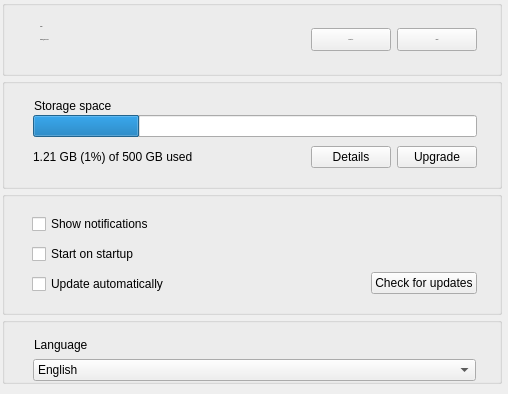
     <widget class="QWidget" name="pAccount">
      <property name="sizePolicy">
       <sizepolicy hsizetype="Preferred" vsizetype="Maximum">
        <horstretch>0</horstretch>
        <verstretch>0</verstretch>
       </sizepolicy>
      </property>
      <property name="minimumSize">
       <size>
        <width>0</width>
        <height>0</height>
       </size>
      </property>
      <layout class="QVBoxLayout" name="verticalLayout_2">
       <property name="spacing">
        <number>0</number>
       </property>
       <property name="leftMargin">
        <number>2</number>
       </property>
       <property name="topMargin">
        <number>0</number>
       </property>
       <property name="rightMargin">
        <number>6</number>
       </property>
       <property name="bottomMargin">
        <number>0</number>
       </property>
       <item>
        <widget class="QGroupBox" name="groupBox_3">
         <property name="sizePolicy">
          <sizepolicy hsizetype="Preferred" vsizetype="Maximum">
           <horstretch>0</horstretch>
           <verstretch>0</verstretch>
          </sizepolicy>
         </property>
         <property name="maximumSize">
          <size>
           <width>16777215</width>
           <height>16777215</height>
          </size>
         </property>
         <property name="font">
          <font>
           <pointsize>-1</pointsize>
          </font>
         </property>
         <property name="styleSheet">
          <string notr="true"/>
         </property>
         <property name="title">
          <string notr="true"/>
         </property>
         <property name="flat">
          <bool>true</bool>
         </property>
         <layout class="QHBoxLayout" name="horizontalLayout_3" stretch="0,0,0,0">
          <property name="spacing">
           <number>6</number>
          </property>
          <property name="leftMargin">
           <number>26</number>
          </property>
          <property name="topMargin">
           <number>16</number>
          </property>
          <property name="rightMargin">
           <number>22</number>
          </property>
          <property name="bottomMargin">
           <number>16</number>
          </property>
          <item>
           <widget class="QPushButton" name="lAccountImage">
            <property name="sizePolicy">
             <sizepolicy hsizetype="Minimum" vsizetype="Preferred">
              <horstretch>0</horstretch>
              <verstretch>0</verstretch>
             </sizepolicy>
            </property>
            <property name="focusPolicy">
             <enum>Qt::NoFocus</enum>
            </property>
            <property name="styleSheet">
             <string notr="true">border: none;</string>
            </property>
            <property name="text">
             <string/>
            </property>
            <property name="icon">
             <iconset resource="../Resources_linux.qrc">
              <normaloff>:/images/Free.png</normaloff>:/images/Free.png</iconset>
            </property>
            <property name="iconSize">
             <size>
              <width>32</width>
              <height>32</height>
             </size>
            </property>
            <property name="flat">
             <bool>true</bool>
            </property>
           </widget>
          </item>
          <item>
           <widget class="QWidget" name="wDetails" native="true">
            <property name="sizePolicy">
             <sizepolicy hsizetype="Preferred" vsizetype="Maximum">
              <horstretch>0</horstretch>
              <verstretch>0</verstretch>
             </sizepolicy>
            </property>
            <property name="minimumSize">
             <size>
              <width>0</width>
              <height>35</height>
             </size>
            </property>
            <property name="maximumSize">
             <size>
              <width>16777215</width>
              <height>35</height>
             </size>
            </property>
            <layout class="QVBoxLayout" name="verticalLayout_6">
             <property name="spacing">
              <number>0</number>
             </property>
             <property name="leftMargin">
              <number>0</number>
             </property>
             <property name="topMargin">
              <number>0</number>
             </property>
             <property name="rightMargin">
              <number>0</number>
             </property>
             <property name="bottomMargin">
              <number>3</number>
             </property>
             <item>
              <widget class="QWidget" name="wAccountDetails" native="true">
               <property name="sizePolicy">
                <sizepolicy hsizetype="Preferred" vsizetype="Maximum">
                 <horstretch>0</horstretch>
                 <verstretch>0</verstretch>
                </sizepolicy>
               </property>
               <property name="minimumSize">
                <size>
                 <width>0</width>
                 <height>0</height>
                </size>
               </property>
               <layout class="QHBoxLayout" name="horizontalLayout_4">
                <property name="spacing">
                 <number>0</number>
                </property>
                <property name="leftMargin">
                 <number>0</number>
                </property>
                <property name="topMargin">
                 <number>0</number>
                </property>
                <property name="rightMargin">
                 <number>0</number>
                </property>
                <property name="bottomMargin">
                 <number>0</number>
                </property>
                <item>
                 <widget class="QLabel" name="lAccountType">
                  <property name="sizePolicy">
                   <sizepolicy hsizetype="Preferred" vsizetype="Maximum">
                    <horstretch>0</horstretch>
                    <verstretch>0</verstretch>
                   </sizepolicy>
                  </property>
                  <property name="focusPolicy">
                   <enum>Qt::StrongFocus</enum>
                  </property>
                  <property name="text">
                   <string>FREE</string>
                  </property>
                 </widget>
                </item>
               </layout>
              </widget>
             </item>
             <item>
              <widget class="QWidget" name="widget_10" native="true">
               <property name="sizePolicy">
                <sizepolicy hsizetype="Preferred" vsizetype="Maximum">
                 <horstretch>0</horstretch>
                 <verstretch>0</verstretch>
                </sizepolicy>
               </property>
               <property name="styleSheet">
                <string notr="true"/>
               </property>
               <layout class="QHBoxLayout" name="horizontalLayout_16">
                <property name="spacing">
                 <number>0</number>
                </property>
                <property name="leftMargin">
                 <number>0</number>
                </property>
                <property name="topMargin">
                 <number>0</number>
                </property>
                <property name="rightMargin">
                 <number>0</number>
                </property>
                <property name="bottomMargin">
                 <number>0</number>
                </property>
                <item>
                 <widget class="QLabel" name="lEmail">
                  <property name="sizePolicy">
                   <sizepolicy hsizetype="Preferred" vsizetype="Maximum">
                    <horstretch>0</horstretch>
                    <verstretch>0</verstretch>
                   </sizepolicy>
                  </property>
                  <property name="minimumSize">
                   <size>
                    <width>0</width>
                    <height>17</height>
                   </size>
                  </property>
                  <property name="focusPolicy">
                   <enum>Qt::StrongFocus</enum>
                  </property>
                  <property name="text">
                   <string notr="true">sample@email.com</string>
                  </property>
                 </widget>
                </item>
                <item>
                 <spacer name="hAccountDetails">
                  <property name="orientation">
                   <enum>Qt::Horizontal</enum>
                  </property>
                  <property name="sizeHint" stdset="0">
                   <size>
                    <width>40</width>
                    <height>0</height>
                   </size>
                  </property>
                 </spacer>
                </item>
               </layout>
              </widget>
             </item>
            </layout>
           </widget>
          </item>
          <item>
           <widget class="QPushButton" name="bExportMasterKey">
            <property name="minimumSize">
             <size>
              <width>0</width>
              <height>23</height>
             </size>
            </property>
            <property name="maximumSize">
             <size>
              <width>16777215</width>
              <height>23</height>
             </size>
            </property>
            <property name="text">
             <string>Export Key</string>
            </property>
           </widget>
          </item>
          <item>
           <widget class="QPushButton" name="bUnlink">
            <property name="sizePolicy">
             <sizepolicy hsizetype="Minimum" vsizetype="Minimum">
              <horstretch>0</horstretch>
              <verstretch>0</verstretch>
             </sizepolicy>
            </property>
            <property name="minimumSize">
             <size>
              <width>0</width>
              <height>23</height>
             </size>
            </property>
            <property name="maximumSize">
             <size>
              <width>16777215</width>
              <height>23</height>
             </size>
            </property>
            <property name="focusPolicy">
             <enum>Qt::StrongFocus</enum>
            </property>
            <property name="styleSheet">
             <string notr="true"/>
            </property>
            <property name="text">
             <string>Logout</string>
            </property>
            <property name="autoDefault">
             <bool>false</bool>
            </property>
            <property name="default">
             <bool>false</bool>
            </property>
           </widget>
          </item>
         </layout>
        </widget>
       </item>
       <item>
        <widget class="QToolButton" name="toolButton">
         <property name="sizePolicy">
          <sizepolicy hsizetype="Preferred" vsizetype="Preferred">
           <horstretch>0</horstretch>
           <verstretch>0</verstretch>
          </sizepolicy>
         </property>
         <property name="minimumSize">
          <size>
           <width>500</width>
           <height>2</height>
          </size>
         </property>
         <property name="maximumSize">
          <size>
           <width>500</width>
           <height>2</height>
          </size>
         </property>
         <property name="focusPolicy">
          <enum>Qt::NoFocus</enum>
         </property>
         <property name="styleSheet">
          <string notr="true">background: transparent;
border: none;</string>
         </property>
         <property name="text">
          <string/>
         </property>
         <property name="icon">
          <iconset resource="../Resources_linux.qrc">
           <normaloff>:/images/separator line.png</normaloff>:/images/separator line.png</iconset>
         </property>
         <property name="iconSize">
          <size>
           <width>500</width>
           <height>2</height>
          </size>
         </property>
         <property name="checkable">
          <bool>false</bool>
         </property>
        </widget>
       </item>
       <item>
        <widget class="QGroupBox" name="gStorageSpace">
         <property name="sizePolicy">
          <sizepolicy hsizetype="Preferred" vsizetype="Maximum">
           <horstretch>0</horstretch>
           <verstretch>0</verstretch>
          </sizepolicy>
         </property>
         <property name="maximumSize">
          <size>
           <width>16777215</width>
           <height>16777215</height>
          </size>
         </property>
         <property name="styleSheet">
          <string notr="true"/>
         </property>
         <property name="title">
          <string/>
         </property>
         <property name="flat">
          <bool>true</bool>
         </property>
         <layout class="QVBoxLayout" name="verticalLayout_7">
          <property name="spacing">
           <number>2</number>
          </property>
          <property name="leftMargin">
           <number>24</number>
          </property>
          <property name="topMargin">
           <number>15</number>
          </property>
          <property name="rightMargin">
           <number>22</number>
          </property>
          <property name="bottomMargin">
           <number>7</number>
          </property>
          <item>
           <widget class="QLabel" name="lStorageSpace">
            <property name="sizePolicy">
             <sizepolicy hsizetype="Preferred" vsizetype="Maximum">
              <horstretch>0</horstretch>
              <verstretch>0</verstretch>
             </sizepolicy>
            </property>
            <property name="focusPolicy">
             <enum>Qt::StrongFocus</enum>
            </property>
            <property name="styleSheet">
             <string notr="true"/>
            </property>
            <property name="text">
             <string>Storage space</string>
            </property>
            <property name="indent">
             <number>5</number>
            </property>
           </widget>
          </item>
          <item>
           <widget class="QWidget" name="widget_14" native="true">
            <layout class="QHBoxLayout" name="horizontalLayout_19">
             <property name="spacing">
              <number>0</number>
             </property>
             <property name="leftMargin">
              <number>4</number>
             </property>
             <property name="topMargin">
              <number>0</number>
             </property>
             <property name="rightMargin">
              <number>0</number>
             </property>
             <property name="bottomMargin">
              <number>0</number>
             </property>
             <item>
              <widget class="QProgressBar" name="pStorage">
               <property name="minimumSize">
                <size>
                 <width>442</width>
                 <height>0</height>
                </size>
               </property>
               <property name="maximumSize">
                <size>
                 <width>448</width>
                 <height>16777215</height>
                </size>
               </property>
               <property name="focusPolicy">
                <enum>Qt::StrongFocus</enum>
               </property>
               <property name="styleSheet">
                <string notr="true"/>
               </property>
               <property name="value">
                <number>24</number>
               </property>
               <property name="textVisible">
                <bool>false</bool>
               </property>
              </widget>
             </item>
            </layout>
           </widget>
          </item>
          <item>
           <widget class="QWidget" name="widget_3" native="true">
            <property name="sizePolicy">
             <sizepolicy hsizetype="Preferred" vsizetype="Maximum">
              <horstretch>0</horstretch>
              <verstretch>0</verstretch>
             </sizepolicy>
            </property>
            <property name="minimumSize">
             <size>
              <width>0</width>
              <height>0</height>
             </size>
            </property>
            <property name="maximumSize">
             <size>
              <width>16777215</width>
              <height>16777215</height>
             </size>
            </property>
            <property name="styleSheet">
             <string notr="true"/>
            </property>
            <layout class="QHBoxLayout" name="horizontalLayout_5">
             <property name="spacing">
              <number>6</number>
             </property>
             <property name="leftMargin">
              <number>0</number>
             </property>
             <property name="topMargin">
              <number>7</number>
             </property>
             <property name="rightMargin">
              <number>0</number>
             </property>
             <property name="bottomMargin">
              <number>11</number>
             </property>
             <item>
              <widget class="QLabel" name="lStorage">
               <property name="sizePolicy">
                <sizepolicy hsizetype="Preferred" vsizetype="Maximum">
                 <horstretch>0</horstretch>
                 <verstretch>0</verstretch>
                </sizepolicy>
               </property>
               <property name="minimumSize">
                <size>
                 <width>0</width>
                 <height>22</height>
                </size>
               </property>
               <property name="focusPolicy">
                <enum>Qt::StrongFocus</enum>
               </property>
               <property name="styleSheet">
                <string notr="true">margin-left: 1px;
</string>
               </property>
               <property name="text">
                <string notr="true">1.21 GB (1%) of 500 GB used</string>
               </property>
              </widget>
             </item>
             <item>
              <spacer name="hStorage">
               <property name="orientation">
                <enum>Qt::Horizontal</enum>
               </property>
               <property name="sizeType">
                <enum>QSizePolicy::Expanding</enum>
               </property>
               <property name="sizeHint" stdset="0">
                <size>
                 <width>32</width>
                 <height>0</height>
                </size>
               </property>
              </spacer>
             </item>
             <item>
              <widget class="QPushButton" name="bStorageDetails">
               <property name="sizePolicy">
                <sizepolicy hsizetype="Minimum" vsizetype="Preferred">
                 <horstretch>0</horstretch>
                 <verstretch>0</verstretch>
                </sizepolicy>
               </property>
               <property name="text">
                <string>Details</string>
               </property>
               <property name="autoDefault">
                <bool>false</bool>
               </property>
              </widget>
             </item>
             <item>
              <widget class="QPushButton" name="bUpgrade">
               <property name="sizePolicy">
                <sizepolicy hsizetype="Minimum" vsizetype="Preferred">
                 <horstretch>0</horstretch>
                 <verstretch>0</verstretch>
                </sizepolicy>
               </property>
               <property name="minimumSize">
                <size>
                 <width>0</width>
                 <height>0</height>
                </size>
               </property>
               <property name="focusPolicy">
                <enum>Qt::StrongFocus</enum>
               </property>
               <property name="styleSheet">
                <string notr="true"/>
               </property>
               <property name="text">
                <string>Upgrade</string>
               </property>
               <property name="autoDefault">
                <bool>false</bool>
               </property>
              </widget>
             </item>
            </layout>
           </widget>
          </item>
         </layout>
        </widget>
       </item>
       <item>
        <widget class="QToolButton" name="toolButton_2">
         <property name="sizePolicy">
          <sizepolicy hsizetype="Preferred" vsizetype="Preferred">
           <horstretch>0</horstretch>
           <verstretch>0</verstretch>
          </sizepolicy>
         </property>
         <property name="minimumSize">
          <size>
           <width>500</width>
           <height>2</height>
          </size>
         </property>
         <property name="maximumSize">
          <size>
           <width>500</width>
           <height>2</height>
          </size>
         </property>
         <property name="focusPolicy">
          <enum>Qt::NoFocus</enum>
         </property>
         <property name="styleSheet">
          <string notr="true">background: transparent;
border: none;</string>
         </property>
         <property name="text">
          <string/>
         </property>
         <property name="icon">
          <iconset resource="../Resources_linux.qrc">
           <normaloff>:/images/separator line.png</normaloff>:/images/separator line.png</iconset>
         </property>
         <property name="iconSize">
          <size>
           <width>500</width>
           <height>2</height>
          </size>
         </property>
        </widget>
       </item>
       <item>
        <widget class="QGroupBox" name="gGeneral">
         <property name="sizePolicy">
          <sizepolicy hsizetype="Preferred" vsizetype="Maximum">
           <horstretch>0</horstretch>
           <verstretch>0</verstretch>
          </sizepolicy>
         </property>
         <property name="minimumSize">
          <size>
           <width>0</width>
           <height>0</height>
          </size>
         </property>
         <property name="maximumSize">
          <size>
           <width>16777215</width>
           <height>16777215</height>
          </size>
         </property>
         <property name="title">
          <string/>
         </property>
         <property name="flat">
          <bool>true</bool>
         </property>
         <layout class="QVBoxLayout" name="verticalLayout_3" stretch="0">
          <property name="leftMargin">
           <number>27</number>
          </property>
          <property name="topMargin">
           <number>16</number>
          </property>
          <property name="rightMargin">
           <number>22</number>
          </property>
          <property name="bottomMargin">
           <number>9</number>
          </property>
          <item>
           <widget class="QWidget" name="widget_4" native="true">
            <property name="minimumSize">
             <size>
              <width>0</width>
              <height>0</height>
             </size>
            </property>
            <property name="maximumSize">
             <size>
              <width>16777215</width>
              <height>16777215</height>
             </size>
            </property>
            <property name="styleSheet">
             <string notr="true"/>
            </property>
            <layout class="QHBoxLayout" name="horizontalLayout_12">
             <property name="leftMargin">
              <number>0</number>
             </property>
             <property name="topMargin">
              <number>1</number>
             </property>
             <property name="rightMargin">
              <number>0</number>
             </property>
             <property name="bottomMargin">
              <number>9</number>
             </property>
             <item>
              <widget class="QWidget" name="widget_5" native="true">
               <layout class="QVBoxLayout" name="verticalLayout_5">
                <property name="spacing">
                 <number>10</number>
                </property>
                <property name="leftMargin">
                 <number>0</number>
                </property>
                <property name="topMargin">
                 <number>0</number>
                </property>
                <property name="rightMargin">
                 <number>0</number>
                </property>
                <property name="bottomMargin">
                 <number>0</number>
                </property>
                <item>
                 <widget class="QCheckBox" name="cShowNotifications">
                  <property name="sizePolicy">
                   <sizepolicy hsizetype="Preferred" vsizetype="Maximum">
                    <horstretch>0</horstretch>
                    <verstretch>0</verstretch>
                   </sizepolicy>
                  </property>
                  <property name="text">
                   <string>Show notifications</string>
                  </property>
                 </widget>
                </item>
                <item>
                 <widget class="QCheckBox" name="cStartOnStartup">
                  <property name="enabled">
                   <bool>true</bool>
                  </property>
                  <property name="sizePolicy">
                   <sizepolicy hsizetype="Preferred" vsizetype="Maximum">
                    <horstretch>0</horstretch>
                    <verstretch>0</verstretch>
                   </sizepolicy>
                  </property>
                  <property name="text">
                   <string>Start on startup</string>
                  </property>
                 </widget>
                </item>
                <item>
                 <widget class="QCheckBox" name="cAutoUpdate">
                  <property name="enabled">
                   <bool>true</bool>
                  </property>
                  <property name="sizePolicy">
                   <sizepolicy hsizetype="Preferred" vsizetype="Maximum">
                    <horstretch>0</horstretch>
                    <verstretch>0</verstretch>
                   </sizepolicy>
                  </property>
                  <property name="text">
                   <string>Update automatically</string>
                  </property>
                 </widget>
                </item>
               </layout>
              </widget>
             </item>
             <item>
              <widget class="QWidget" name="widget_6" native="true">
               <property name="styleSheet">
                <string notr="true"/>
               </property>
               <layout class="QVBoxLayout" name="verticalLayout_15">
                <property name="leftMargin">
                 <number>0</number>
                </property>
                <property name="topMargin">
                 <number>0</number>
                </property>
                <property name="rightMargin">
                 <number>0</number>
                </property>
                <property name="bottomMargin">
                 <number>0</number>
                </property>
                <item>
                 <spacer name="verticalSpacer_2">
                  <property name="orientation">
                   <enum>Qt::Vertical</enum>
                  </property>
                  <property name="sizeHint" stdset="0">
                   <size>
                    <width>20</width>
                    <height>40</height>
                   </size>
                  </property>
                 </spacer>
                </item>
                <item>
                 <widget class="QWidget" name="widget_7" native="true">
                  <property name="maximumSize">
                   <size>
                    <width>16777215</width>
                    <height>32</height>
                   </size>
                  </property>
                  <layout class="QHBoxLayout" name="horizontalLayout_13">
                   <property name="leftMargin">
                    <number>0</number>
                   </property>
                   <property name="topMargin">
                    <number>8</number>
                   </property>
                   <property name="rightMargin">
                    <number>0</number>
                   </property>
                   <property name="bottomMargin">
                    <number>0</number>
                   </property>
                   <item>
                    <spacer name="horizontalSpacer_6">
                     <property name="orientation">
                      <enum>Qt::Horizontal</enum>
                     </property>
                     <property name="sizeHint" stdset="0">
                      <size>
                       <width>40</width>
                       <height>20</height>
                      </size>
                     </property>
                    </spacer>
                   </item>
                   <item>
                    <widget class="QPushButton" name="bUpdate">
                     <property name="sizePolicy">
                      <sizepolicy hsizetype="Minimum" vsizetype="Preferred">
                       <horstretch>0</horstretch>
                       <verstretch>0</verstretch>
                      </sizepolicy>
                     </property>
                     <property name="minimumSize">
                      <size>
                       <width>0</width>
                       <height>0</height>
                      </size>
                     </property>
                     <property name="maximumSize">
                      <size>
                       <width>16777215</width>
                       <height>16777215</height>
                      </size>
                     </property>
                     <property name="focusPolicy">
                      <enum>Qt::StrongFocus</enum>
                     </property>
                     <property name="text">
                      <string>Check for updates</string>
                     </property>
                     <property name="autoDefault">
                      <bool>false</bool>
                     </property>
                    </widget>
                   </item>
                  </layout>
                 </widget>
                </item>
               </layout>
              </widget>
             </item>
            </layout>
           </widget>
          </item>
         </layout>
        </widget>
       </item>
       <item>
        <widget class="QToolButton" name="toolButton_3">
         <property name="sizePolicy">
          <sizepolicy hsizetype="Preferred" vsizetype="Preferred">
           <horstretch>0</horstretch>
           <verstretch>0</verstretch>
          </sizepolicy>
         </property>
         <property name="minimumSize">
          <size>
           <width>500</width>
           <height>2</height>
          </size>
         </property>
         <property name="maximumSize">
          <size>
           <width>500</width>
           <height>2</height>
          </size>
         </property>
         <property name="focusPolicy">
          <enum>Qt::NoFocus</enum>
         </property>
         <property name="styleSheet">
          <string notr="true">background: transparent;
border: none;</string>
         </property>
         <property name="text">
          <string/>
         </property>
         <property name="icon">
          <iconset resource="../Resources_linux.qrc">
           <normaloff>:/images/separator line.png</normaloff>:/images/separator line.png</iconset>
         </property>
         <property name="iconSize">
          <size>
           <width>500</width>
           <height>2</height>
          </size>
         </property>
        </widget>
       </item>
       <item>
        <widget class="QGroupBox" name="gLanguage">
         <property name="sizePolicy">
          <sizepolicy hsizetype="Preferred" vsizetype="Maximum">
           <horstretch>0</horstretch>
           <verstretch>0</verstretch>
          </sizepolicy>
         </property>
         <property name="minimumSize">
          <size>
           <width>0</width>
           <height>0</height>
          </size>
         </property>
         <property name="maximumSize">
          <size>
           <width>16777215</width>
           <height>16777215</height>
          </size>
         </property>
         <property name="styleSheet">
          <string notr="true"/>
         </property>
         <property name="title">
          <string/>
         </property>
         <property name="flat">
          <bool>true</bool>
         </property>
         <layout class="QVBoxLayout" name="verticalLayout_4">
          <property name="spacing">
           <number>7</number>
          </property>
          <property name="leftMargin">
           <number>28</number>
          </property>
          <property name="topMargin">
           <number>15</number>
          </property>
          <property name="rightMargin">
           <number>23</number>
          </property>
          <property name="bottomMargin">
           <number>0</number>
          </property>
          <item>
           <widget class="QLabel" name="label_6">
            <property name="focusPolicy">
             <enum>Qt::StrongFocus</enum>
            </property>
            <property name="styleSheet">
             <string notr="true"/>
            </property>
            <property name="text">
             <string>Language</string>
            </property>
            <property name="indent">
             <number>1</number>
            </property>
           </widget>
          </item>
          <item>
           <widget class="QWidget" name="widget_11" native="true">
            <layout class="QVBoxLayout" name="verticalLayout_17">
             <property name="leftMargin">
              <number>0</number>
             </property>
             <property name="topMargin">
              <number>0</number>
             </property>
             <property name="rightMargin">
              <number>0</number>
             </property>
             <property name="bottomMargin">
              <number>0</number>
             </property>
             <item>
              <widget class="QComboBox" name="cLanguage">
               <property name="sizePolicy">
                <sizepolicy hsizetype="Preferred" vsizetype="Fixed">
                 <horstretch>0</horstretch>
                 <verstretch>0</verstretch>
                </sizepolicy>
               </property>
               <property name="minimumSize">
                <size>
                 <width>0</width>
                 <height>0</height>
                </size>
               </property>
               <property name="maximumSize">
                <size>
                 <width>16777215</width>
                 <height>16777215</height>
                </size>
               </property>
               <item>
                <property name="text">
                 <string notr="true">English</string>
                </property>
               </item>
              </widget>
             </item>
            </layout>
           </widget>
          </item>
         </layout>
        </widget>
       </item>
       <item>
        <spacer name="verticalSpacer_3">
         <property name="orientation">
          <enum>Qt::Vertical</enum>
         </property>
         <property name="sizeType">
          <enum>QSizePolicy::Expanding</enum>
         </property>
         <property name="sizeHint" stdset="0">
          <size>
           <width>20</width>
           <height>10</height>
          </size>
         </property>
        </spacer>
       </item>
      </layout>
     </widget>
